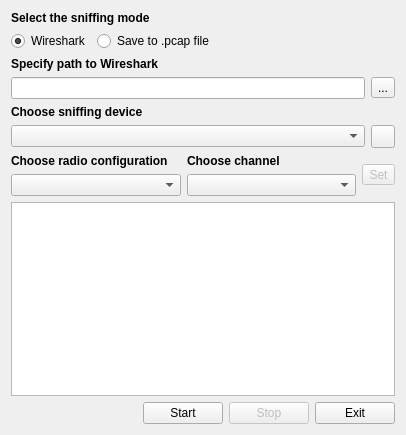
<?xml version="1.0" encoding="UTF-8"?>
<ui version="4.0">
 <class>SnifferWindow</class>
 <widget class="QMainWindow" name="SnifferWindow">
  <property name="geometry">
   <rect>
    <x>0</x>
    <y>0</y>
    <width>406</width>
    <height>435</height>
   </rect>
  </property>
  <property name="windowTitle">
   <string>ZBOSS Sniffer</string>
  </property>
  <property name="windowIcon">
   <iconset resource="icons/icons.qrc">
    <normaloff>:/icons/zboss_wo_text.png</normaloff>:/icons/zboss_wo_text.png</iconset>
  </property>
  <widget class="QWidget" name="centralWidget">
   <layout class="QVBoxLayout" name="verticalLayout">
    <item>
     <layout class="QVBoxLayout" name="vlRbModes">
      <item>
       <widget class="QLabel" name="lMode">
        <property name="text">
         <string>&lt;html&gt;&lt;head/&gt;&lt;body&gt;&lt;p&gt;&lt;span style=&quot; font-weight:600;&quot;&gt;Select the sniffing mode&lt;/span&gt;&lt;/p&gt;&lt;/body&gt;&lt;/html&gt;</string>
        </property>
        <property name="textFormat">
         <enum>Qt::AutoText</enum>
        </property>
       </widget>
      </item>
      <item>
       <layout class="QHBoxLayout" name="hlRbModes">
        <item>
         <widget class="QRadioButton" name="rbWireshark">
          <property name="text">
           <string>Wireshark</string>
          </property>
          <property name="checked">
           <bool>true</bool>
          </property>
         </widget>
        </item>
        <item>
         <widget class="QRadioButton" name="rbPcap">
          <property name="text">
           <string>Save to .pcap file</string>
          </property>
         </widget>
        </item>
        <item>
         <spacer name="hsMode">
          <property name="orientation">
           <enum>Qt::Horizontal</enum>
          </property>
          <property name="sizeHint" stdset="0">
           <size>
            <width>40</width>
            <height>20</height>
           </size>
          </property>
         </spacer>
        </item>
       </layout>
      </item>
     </layout>
    </item>
    <item>
     <layout class="QVBoxLayout" name="vlPath">
      <item>
       <widget class="QLabel" name="lPath">
        <property name="text">
         <string>&lt;html&gt;&lt;head/&gt;&lt;body&gt;&lt;p&gt;&lt;span style=&quot; font-weight:600;&quot;&gt;Specify path to Wireshark&lt;/span&gt;&lt;/p&gt;&lt;/body&gt;&lt;/html&gt;</string>
        </property>
       </widget>
      </item>
      <item>
       <layout class="QHBoxLayout" name="hlPathLEBttn">
        <item>
         <widget class="QLineEdit" name="lePath"/>
        </item>
        <item>
         <widget class="QToolButton" name="bttnBrowsePath">
          <property name="text">
           <string>...</string>
          </property>
         </widget>
        </item>
       </layout>
      </item>
     </layout>
    </item>
    <item>
     <layout class="QVBoxLayout" name="vlDevice">
      <property name="sizeConstraint">
       <enum>QLayout::SetMaximumSize</enum>
      </property>
      <item>
       <widget class="QLabel" name="lCom">
        <property name="text">
         <string>&lt;html&gt;&lt;head/&gt;&lt;body&gt;&lt;p&gt;&lt;span style=&quot; font-weight:600;&quot;&gt;Choose sniffing device&lt;/span&gt;&lt;/p&gt;&lt;/body&gt;&lt;/html&gt;</string>
        </property>
       </widget>
      </item>
      <item>
       <layout class="QHBoxLayout" name="hlDeviceCmbBttn">
        <item>
         <widget class="QComboBox" name="cmbCom">
          <property name="currentText">
           <string/>
          </property>
         </widget>
        </item>
        <item>
         <widget class="QToolButton" name="bttnUp">
          <property name="text">
           <string/>
          </property>
          <property name="icon">
           <iconset resource="icons/icons.qrc">
            <normaloff>:/icons/update.png</normaloff>:/icons/update.png</iconset>
          </property>
         </widget>
        </item>
       </layout>
      </item>
     </layout>
    </item>
    <item>
     <layout class="QHBoxLayout" name="hlRadio">
      <item>
       <layout class="QVBoxLayout" name="vlRadioConfig">
        <item>
         <widget class="QLabel" name="lRadioConfig">
          <property name="text">
           <string>&lt;html&gt;&lt;head/&gt;&lt;body&gt;&lt;p&gt;&lt;span style=&quot; font-weight:600;&quot;&gt;Choose radio configuration&lt;/span&gt;&lt;/p&gt;&lt;/body&gt;&lt;/html&gt;</string>
          </property>
         </widget>
        </item>
        <item>
         <widget class="QComboBox" name="cmbRadioConfig">
          <property name="sizePolicy">
           <sizepolicy hsizetype="Minimum" vsizetype="Fixed">
            <horstretch>0</horstretch>
            <verstretch>0</verstretch>
           </sizepolicy>
          </property>
         </widget>
        </item>
       </layout>
      </item>
      <item>
       <layout class="QVBoxLayout" name="vlChannel">
        <item>
         <widget class="QLabel" name="lChannel">
          <property name="maximumSize">
           <size>
            <width>16777215</width>
            <height>16777215</height>
           </size>
          </property>
          <property name="text">
           <string>&lt;html&gt;&lt;head/&gt;&lt;body&gt;&lt;p&gt;&lt;span style=&quot; font-weight:600;&quot;&gt;Choose channel&lt;/span&gt;&lt;/p&gt;&lt;/body&gt;&lt;/html&gt;</string>
          </property>
         </widget>
        </item>
        <item>
         <widget class="QComboBox" name="cmbChannel">
          <property name="enabled">
           <bool>true</bool>
          </property>
          <property name="sizePolicy">
           <sizepolicy hsizetype="Minimum" vsizetype="Fixed">
            <horstretch>0</horstretch>
            <verstretch>0</verstretch>
           </sizepolicy>
          </property>
          <property name="maximumSize">
           <size>
            <width>16777215</width>
            <height>16777215</height>
           </size>
          </property>
          <property name="baseSize">
           <size>
            <width>50</width>
            <height>0</height>
           </size>
          </property>
         </widget>
        </item>
       </layout>
      </item>
      <item>
       <widget class="QToolButton" name="bttnRadioConfig">
        <property name="enabled">
         <bool>false</bool>
        </property>
        <property name="text">
         <string>Set</string>
        </property>
       </widget>
      </item>
     </layout>
    </item>
    <item>
     <widget class="QTextEdit" name="teLogBrowser">
      <property name="readOnly">
       <bool>true</bool>
      </property>
     </widget>
    </item>
    <item>
     <layout class="QHBoxLayout" name="hlControl">
      <item>
       <spacer name="hsControl">
        <property name="orientation">
         <enum>Qt::Horizontal</enum>
        </property>
        <property name="sizeHint" stdset="0">
         <size>
          <width>40</width>
          <height>20</height>
         </size>
        </property>
       </spacer>
      </item>
      <item>
       <widget class="QPushButton" name="bttnStart">
        <property name="text">
         <string>Start</string>
        </property>
       </widget>
      </item>
      <item>
       <widget class="QPushButton" name="bttnStop">
        <property name="enabled">
         <bool>false</bool>
        </property>
        <property name="text">
         <string>Stop</string>
        </property>
       </widget>
      </item>
      <item>
       <widget class="QPushButton" name="bttnCancel">
        <property name="text">
         <string>Exit</string>
        </property>
       </widget>
      </item>
     </layout>
    </item>
   </layout>
  </widget>
 </widget>
 <layoutdefault spacing="6" margin="11"/>
 <resources>
  <include location="icons/icons.qrc"/>
 </resources>
 <connections/>
</ui>
